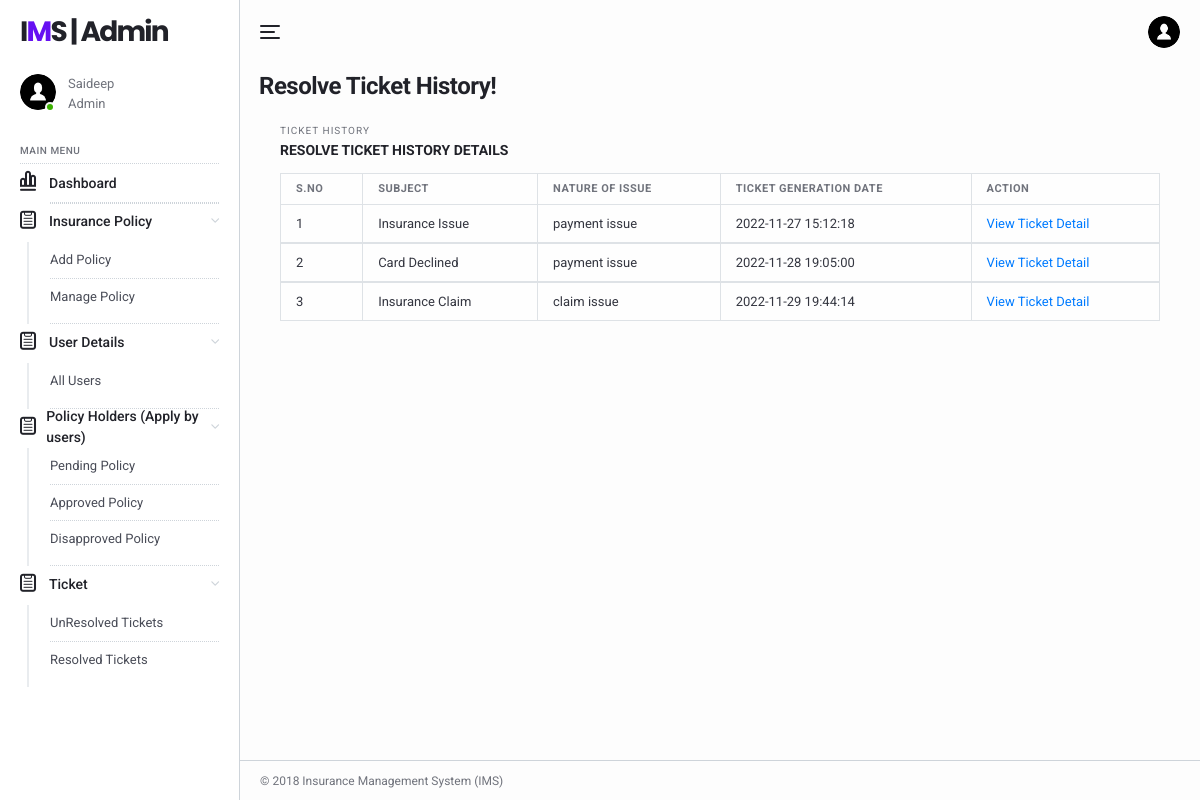
/IMS/admin/resolved-tickets.php (signed in), run on the app's committed database.
### tables this page shows
CREATE TABLE `tblimsadmin` (
  `ID` int(11) NOT NULL,
  `AdminName` varchar(120) DEFAULT NULL,
  `AdminUsername` varchar(45) DEFAULT NULL,
  `Password` varchar(45) DEFAULT NULL,
  `AdminRegdate` timestamp NULL DEFAULT current_timestamp()
);

CREATE TABLE `tblticket` (
  `ID` int(11) NOT NULL,
  `UserId` int(25) DEFAULT NULL,
  `Subject` varchar(45) DEFAULT NULL,
  `NatureofIssue` varchar(120) DEFAULT NULL,
  `Description` varchar(120) DEFAULT NULL,
  `AdminRemark` varchar(120) DEFAULT NULL,
  `TicketGenerationDate` timestamp NULL DEFAULT current_timestamp(),
  `AdminRemarkdate` timestamp NULL DEFAULT NULL ON UPDATE current_timestamp()
);

### IMS/admin/resolved-tickets.php (the view, shortened to what this page needs)
<?php
include('includes/dbconnection.php');
if (strlen($_SESSION['aid']==0)) {
  header('location:logout.php');
  } else{
?>
<!DOCTYPE html>
<html lang="en">
  <head>
    <link href="../lib/fontawesome-free/css/all.min.css" rel="stylesheet">
    <link href="../lib/ionicons/css/ionicons.min.css" rel="stylesheet">
    <link href="../lib/typicons.font/typicons.css" rel="stylesheet">
    <link href="../lib/morris.js/morris.css" rel="stylesheet">
    <link href="../lib/flag-icon-css/css/flag-icon.min.css" rel="stylesheet">
    <link href="../lib/jqvmap/jqvmap.min.css" rel="stylesheet">
    <link rel="stylesheet" href="../css/azia.css">
  </head>
  <body class="az-body az-body-sidebar">
<?php include_once('includes/sidebar.php');?>
    <div class="az-content az-content-dashboard-two">
<?php include_once('includes/header.php');?>
      <div class="az-content-header d-block d-md-flex">
        <div>
          <h2 class="az-content-title mg-b-5 mg-b-lg-8">Resolve Ticket History!</h2>
        </div>
      </div>
      <div class="az-content-body">
     <div class="az-content">
      <div class="container">
        <div class="az-content-body">
          <div class="az-content-breadcrumb">
            <span>Ticket History </span>
          </div>
          <div class="az-content-label mg-b-5">Resolve Ticket History Details</div>
          <div class="table-responsive">
            <table class="table table-bordered mg-b-0">
              <thead>
                <tr>
                  <th>S.NO</th>
                  <th>Subject</th>
                  <th>Nature of Issue</th>
                   <th>Ticket Generation Date</th>
                   <th>Action</th>
                </tr>
              </thead>
              <?php
$ret=mysqli_query($con,"select * from tblticket where AdminRemark is not null");
$cnt=1;
while ($row=mysqli_fetch_array($ret)) {
?>
              <tbody>
                <tr>
                  <td><?php echo $cnt;?></td>
                       <td><?php  echo $row['Subject'];?></td>
                  <td><?php  echo $row['NatureofIssue'];?></td>
                  <td><?php  echo $row['TicketGenerationDate'];?></td>
                  <td><a href="view-ticket.php?aticid=<?php echo $row['ID'];?>">View Ticket Detail</a>
                </tr>
                <?php
$cnt=$cnt+1;
}?>
              </tbody>
            </table>
          </div>
            </div>
          </div>
        </div>
      </div>
    <?php include_once('includes/footer.php');?>
    </div>
  </body>
</html>
<?php }  ?>

### IMS/admin/includes/sidebar.php
  <div class="az-sidebar">
      <div class="az-sidebar-header">
        <a href="#" class="az-logo">I<span>M</span>S | Admin</a>
      </div>
      <div class="az-sidebar-loggedin">
        <div class="az-img-user online"><img src="../img/user.png" alt=""></div>
        <div class="media-body">
                      <?php
$adminid=$_SESSION['aid'];
$ret=mysqli_query($con,"select AdminName from tblimsadmin where ID='$adminid'");
$row=mysqli_fetch_array($ret);
$name=$row['AdminName'];
?>
                  <span><?php echo $name; ?></span>
          <span>Admin</span>
        </div>
      </div>
      <div class="az-sidebar-body">
        <ul class="nav">
          <li class="nav-label">Main Menu</li>
            <li class="nav-item show">
            <a href="dashboard.php" class="nav-link"><i class="typcn typcn-chart-bar-outline"></i>Dashboard</a>
          </li>
<li class="nav-item show">
<li class="nav-item show">
            <a href="#" class="nav-link with-sub"><i class="typcn typcn-clipboard"></i>Insurance Policy</a>
            <nav class="nav-sub">
              <a href="policyform.php" class="nav-sub-link">Add Policy</a>
              <a href="manage-policyform.php" class="nav-sub-link">Manage Policy</a>
            </nav>
          </li>
          <li class="nav-item show">
            <a href="" class="nav-link with-sub"><i class="typcn typcn-clipboard"></i>User Details</a>
            <nav class="nav-sub">
              <a href="user-detail.php" class="nav-sub-link">All Users</a>
            </nav>
          </li>
<li class="nav-item show">
            <a href="#" class="nav-link with-sub"><i class="typcn typcn-clipboard"></i>Policy Holders (Apply by users)</a>
            <nav class="nav-sub">
              <a href="pending-policy.php" class="nav-sub-link">Pending Policy</a>
            <a href="approve-policy.php" class="nav-sub-link">Approved Policy</a>
            <a href="disapprove-policy.php" class="nav-sub-link">Disapproved Policy</a>
            </nav>
          </li>
          <li class="nav-item show">
            <a href="" class="nav-link with-sub"><i class="typcn typcn-clipboard"></i>Ticket</a>
            <nav class="nav-sub">
              <a href="unresolved-tickets.php" class="nav-sub-link">UnResolved Tickets</a>
              <a href="resolved-tickets.php" class="nav-sub-link">Resolved Tickets</a>
            </nav>
          </li>
        </ul>
      </div>
    </div>

### data on the page
tblimsadmin: AdminName "Saideep"
tblticket: Subject "Insurance Issue", NatureofIssue "payment issue", TicketGenerationDate "2022-11-27 15:12:18"
tblticket: Subject "Card Declined", NatureofIssue "payment issue", TicketGenerationDate "2022-11-28 19:05:00"
tblticket: Subject "Insurance Claim", NatureofIssue "claim issue", TicketGenerationDate "2022-11-29 19:44:14"
